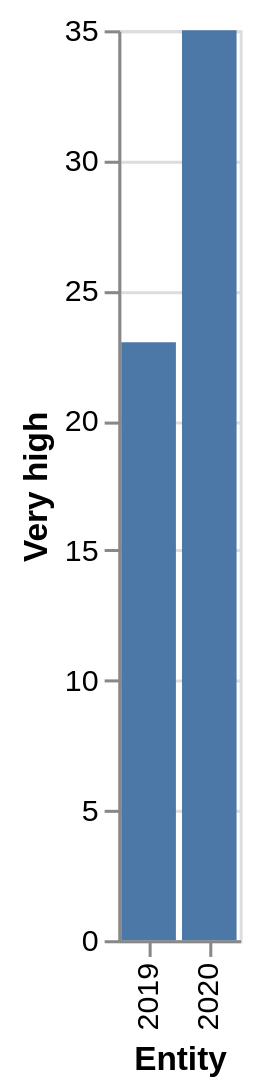

Specify this chart in Vega-Lite:
### Vega-Lite specification from a JSON file in a GitHub repository (floating-point values rounded to 4 significant figures)
{"$schema": "https://vega.github.io/schema/vega-lite/v5.json", "description": "Bar chart auto-generated from CSV", "data": {"values": [{"Entity": 2019, "Very high": 23}, {"Entity": 2020, "Very high": 35}]}, "mark": "bar", "encoding": {"x": {"field": "Entity", "type": "ordinal"}, "y": {"field": "Very high", "type": "quantitative"}}}
